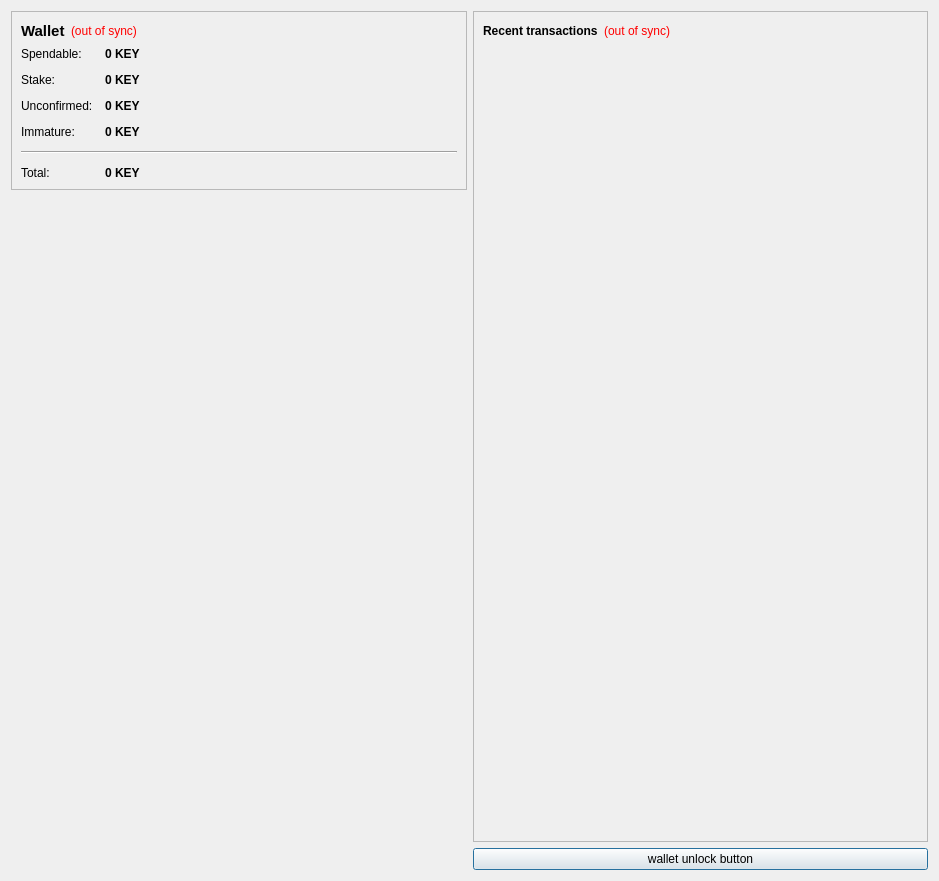
<?xml version="1.0" encoding="UTF-8"?>
<ui version="4.0">
 <class>OverviewPage</class>
 <widget class="QWidget" name="OverviewPage">
  <property name="geometry">
   <rect>
    <x>0</x>
    <y>0</y>
    <width>939</width>
    <height>881</height>
   </rect>
  </property>
  <property name="windowTitle">
   <string>Form</string>
  </property>
  <layout class="QHBoxLayout" name="horizontalLayout" stretch="0,0">
   <item>
    <layout class="QVBoxLayout" name="verticalLayout_2">
     <item>
      <widget class="QFrame" name="frame">
       <property name="frameShape">
        <enum>QFrame::StyledPanel</enum>
       </property>
       <property name="frameShadow">
        <enum>QFrame::Raised</enum>
       </property>
       <layout class="QVBoxLayout" name="verticalLayout_4">
        <item>
         <layout class="QHBoxLayout" name="horizontalLayout_4">
          <item>
           <widget class="QLabel" name="label_5">
            <property name="font">
             <font>
              <pointsize>11</pointsize>
              <weight>75</weight>
              <bold>true</bold>
             </font>
            </property>
            <property name="text">
             <string>Wallet</string>
            </property>
           </widget>
          </item>
          <item>
           <widget class="QLabel" name="labelWalletStatus">
            <property name="toolTip">
             <string>The displayed information may be out of date. Your wallet automatically synchronizes with the KeyCoin network after a connection is established, but this process has not completed yet.</string>
            </property>
            <property name="styleSheet">
             <string notr="true">QLabel { color: red; }</string>
            </property>
            <property name="text">
             <string notr="true">(out of sync)</string>
            </property>
            <property name="alignment">
             <set>Qt::AlignLeading|Qt::AlignLeft|Qt::AlignVCenter</set>
            </property>
           </widget>
          </item>
          <item>
           <spacer name="horizontalSpacer_2">
            <property name="orientation">
             <enum>Qt::Horizontal</enum>
            </property>
            <property name="sizeHint" stdset="0">
             <size>
              <width>40</width>
              <height>20</height>
             </size>
            </property>
           </spacer>
          </item>
         </layout>
        </item>
        <item>
         <layout class="QFormLayout" name="formLayout_2">
          <property name="fieldGrowthPolicy">
           <enum>QFormLayout::AllNonFixedFieldsGrow</enum>
          </property>
          <property name="horizontalSpacing">
           <number>12</number>
          </property>
          <property name="verticalSpacing">
           <number>12</number>
          </property>
          <item row="0" column="0">
           <widget class="QLabel" name="label">
            <property name="text">
             <string>Spendable:</string>
            </property>
           </widget>
          </item>
          <item row="0" column="1">
           <widget class="QLabel" name="labelBalance">
            <property name="font">
             <font>
              <weight>75</weight>
              <bold>true</bold>
             </font>
            </property>
            <property name="cursor">
             <cursorShape>IBeamCursor</cursorShape>
            </property>
            <property name="toolTip">
             <string>Your current spendable balance</string>
            </property>
            <property name="text">
             <string notr="true">0 KEY</string>
            </property>
            <property name="textInteractionFlags">
             <set>Qt::LinksAccessibleByMouse|Qt::TextSelectableByKeyboard|Qt::TextSelectableByMouse</set>
            </property>
           </widget>
          </item>
          <item row="1" column="0">
           <widget class="QLabel" name="label_6">
            <property name="text">
             <string>Stake:</string>
            </property>
           </widget>
          </item>
          <item row="1" column="1">
           <widget class="QLabel" name="labelStake">
            <property name="font">
             <font>
              <weight>75</weight>
              <bold>true</bold>
             </font>
            </property>
            <property name="cursor">
             <cursorShape>IBeamCursor</cursorShape>
            </property>
            <property name="toolTip">
             <string>Total of coins that was staked, and do not yet count toward the current balance</string>
            </property>
            <property name="text">
             <string notr="true">0 KEY</string>
            </property>
            <property name="textInteractionFlags">
             <set>Qt::LinksAccessibleByMouse|Qt::TextSelectableByKeyboard|Qt::TextSelectableByMouse</set>
            </property>
           </widget>
          </item>
          <item row="2" column="0">
           <widget class="QLabel" name="label_3">
            <property name="text">
             <string>Unconfirmed:</string>
            </property>
           </widget>
          </item>
          <item row="2" column="1">
           <widget class="QLabel" name="labelUnconfirmed">
            <property name="font">
             <font>
              <weight>75</weight>
              <bold>true</bold>
             </font>
            </property>
            <property name="cursor">
             <cursorShape>IBeamCursor</cursorShape>
            </property>
            <property name="toolTip">
             <string>Total of transactions that have yet to be confirmed, and do not yet count toward the current balance</string>
            </property>
            <property name="text">
             <string notr="true">0 KEY</string>
            </property>
            <property name="textInteractionFlags">
             <set>Qt::LinksAccessibleByMouse|Qt::TextSelectableByKeyboard|Qt::TextSelectableByMouse</set>
            </property>
           </widget>
          </item>
          <item row="3" column="0">
           <widget class="QLabel" name="labelImmatureText">
            <property name="text">
             <string>Immature:</string>
            </property>
           </widget>
          </item>
          <item row="3" column="1">
           <widget class="QLabel" name="labelImmature">
            <property name="font">
             <font>
              <weight>75</weight>
              <bold>true</bold>
             </font>
            </property>
            <property name="toolTip">
             <string>Mined balance that has not yet matured</string>
            </property>
            <property name="text">
             <string notr="true">0 KEY</string>
            </property>
            <property name="textInteractionFlags">
             <set>Qt::LinksAccessibleByMouse|Qt::TextSelectableByKeyboard|Qt::TextSelectableByMouse</set>
            </property>
           </widget>
          </item>
          <item row="4" column="0" colspan="2">
           <widget class="Line" name="line">
            <property name="orientation">
             <enum>Qt::Horizontal</enum>
            </property>
           </widget>
          </item>
          <item row="5" column="0">
           <widget class="QLabel" name="labelTotalText">
            <property name="text">
             <string>Total:</string>
            </property>
           </widget>
          </item>
          <item row="5" column="1">
           <widget class="QLabel" name="labelTotal">
            <property name="font">
             <font>
              <weight>75</weight>
              <bold>true</bold>
             </font>
            </property>
            <property name="cursor">
             <cursorShape>IBeamCursor</cursorShape>
            </property>
            <property name="toolTip">
             <string>Your current total balance</string>
            </property>
            <property name="text">
             <string notr="true">0 KEY</string>
            </property>
            <property name="textInteractionFlags">
             <set>Qt::LinksAccessibleByMouse|Qt::TextSelectableByKeyboard|Qt::TextSelectableByMouse</set>
            </property>
           </widget>
          </item>
         </layout>
        </item>
       </layout>
      </widget>
     </item>
     <item>
      <spacer name="verticalSpacer_4">
       <property name="orientation">
        <enum>Qt::Vertical</enum>
       </property>
       <property name="sizeHint" stdset="0">
        <size>
         <width>20</width>
         <height>40</height>
        </size>
       </property>
      </spacer>
     </item>
     <item>
      <widget class="QLabel" name="label_2">
       <property name="text">
        <string/>
       </property>
       <property name="pixmap">
        <pixmap resource="../bitcoin.qrc">:/images/Wallet_Logo</pixmap>
       </property>
       <property name="alignment">
        <set>Qt::AlignCenter</set>
       </property>
      </widget>
     </item>
     <item>
      <spacer name="verticalSpacer">
       <property name="orientation">
        <enum>Qt::Vertical</enum>
       </property>
       <property name="sizeHint" stdset="0">
        <size>
         <width>20</width>
         <height>40</height>
        </size>
       </property>
      </spacer>
     </item>
    </layout>
   </item>
   <item>
    <layout class="QVBoxLayout" name="verticalLayout_3">
     <item>
      <widget class="QFrame" name="frame_2">
       <property name="frameShape">
        <enum>QFrame::StyledPanel</enum>
       </property>
       <property name="frameShadow">
        <enum>QFrame::Raised</enum>
       </property>
       <layout class="QVBoxLayout" name="verticalLayout">
        <item>
         <layout class="QHBoxLayout" name="horizontalLayout_2">
          <item>
           <widget class="QLabel" name="label_4">
            <property name="text">
             <string>&lt;b&gt;Recent transactions&lt;/b&gt;</string>
            </property>
           </widget>
          </item>
          <item>
           <widget class="QLabel" name="labelTransactionsStatus">
            <property name="toolTip">
             <string>The displayed information may be out of date. Your wallet automatically synchronizes with the KeyCoin network after a connection is established, but this process has not completed yet.</string>
            </property>
            <property name="styleSheet">
             <string notr="true">QLabel { color: red; }</string>
            </property>
            <property name="text">
             <string notr="true">(out of sync)</string>
            </property>
            <property name="alignment">
             <set>Qt::AlignRight|Qt::AlignTrailing|Qt::AlignVCenter</set>
            </property>
           </widget>
          </item>
          <item>
           <spacer name="horizontalSpacer">
            <property name="orientation">
             <enum>Qt::Horizontal</enum>
            </property>
            <property name="sizeHint" stdset="0">
             <size>
              <width>40</width>
              <height>20</height>
             </size>
            </property>
           </spacer>
          </item>
         </layout>
        </item>
        <item>
         <widget class="QListView" name="listTransactions">
          <property name="styleSheet">
           <string notr="true">QListView { background: transparent; }</string>
          </property>
          <property name="frameShape">
           <enum>QFrame::NoFrame</enum>
          </property>
          <property name="verticalScrollBarPolicy">
           <enum>Qt::ScrollBarAlwaysOff</enum>
          </property>
          <property name="horizontalScrollBarPolicy">
           <enum>Qt::ScrollBarAlwaysOff</enum>
          </property>
          <property name="selectionMode">
           <enum>QAbstractItemView::NoSelection</enum>
          </property>
         </widget>
        </item>
       </layout>
      </widget>
     </item>
     <item>
      <widget class="QPushButton" name="unlockWalletButton">
       <property name="sizePolicy">
        <sizepolicy hsizetype="Minimum" vsizetype="Fixed">
         <horstretch>0</horstretch>
         <verstretch>0</verstretch>
        </sizepolicy>
       </property>
       <property name="maximumSize">
        <size>
         <width>16777214</width>
         <height>16777214</height>
        </size>
       </property>
       <property name="toolTip">
        <string/>
       </property>
       <property name="text">
        <string>wallet unlock button</string>
       </property>
       <property name="checkable">
        <bool>false</bool>
       </property>
       <property name="autoDefault">
        <bool>false</bool>
       </property>
       <property name="default">
        <bool>true</bool>
       </property>
       <property name="flat">
        <bool>false</bool>
       </property>
      </widget>
     </item>
    </layout>
   </item>
  </layout>
 </widget>
 <resources>
  <include location="../bitcoin.qrc"/>
 </resources>
 <connections/>
</ui>
